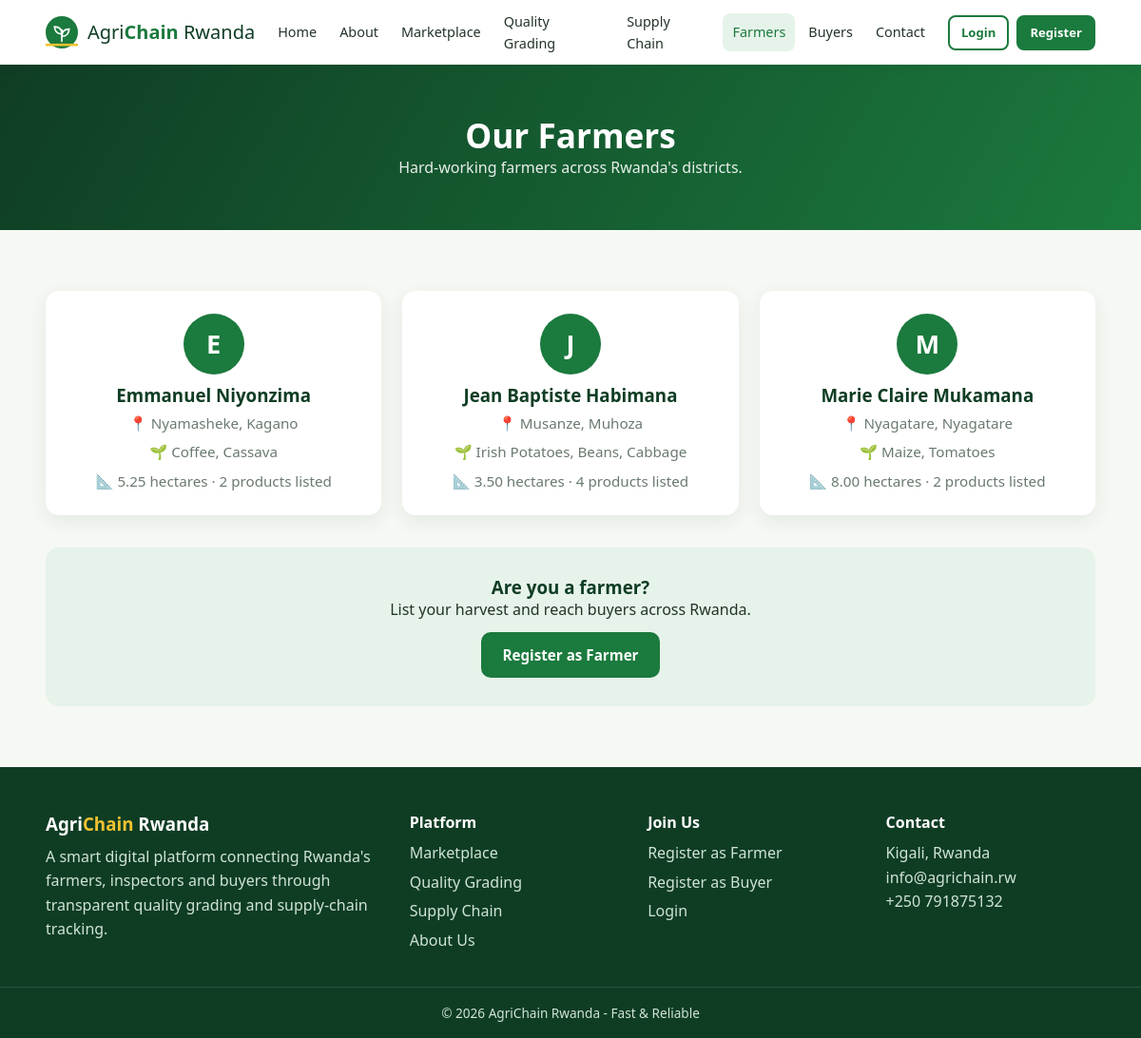
The app's page /farmers.php with its own data.
### tables this page shows
CREATE TABLE farmers (
    id INT AUTO_INCREMENT PRIMARY KEY,
    user_id INT NOT NULL UNIQUE,
    location_id INT NOT NULL,
    farm_location VARCHAR(150) NOT NULL,
    main_products VARCHAR(200) NOT NULL,
    farm_size_ha DECIMAL(8,2) NOT NULL DEFAULT 0.00,
    created_at TIMESTAMP NOT NULL DEFAULT CURRENT_TIMESTAMP,
    FOREIGN KEY (user_id) REFERENCES users(id) ON DELETE CASCADE,
    FOREIGN KEY (location_id) REFERENCES locations(id)
);

CREATE TABLE users (
    id INT AUTO_INCREMENT PRIMARY KEY,
    full_name VARCHAR(120) NOT NULL,
    email VARCHAR(120) NOT NULL UNIQUE,
    phone VARCHAR(20) NOT NULL,
    password VARCHAR(255) NOT NULL,
    role ENUM('admin','farmer','buyer','inspector') NOT NULL,
    status ENUM('active','inactive') NOT NULL DEFAULT 'active',
    created_at TIMESTAMP NOT NULL DEFAULT CURRENT_TIMESTAMP
);

CREATE TABLE locations (
    id INT AUTO_INCREMENT PRIMARY KEY,
    province VARCHAR(50) NOT NULL,
    district VARCHAR(80) NOT NULL,
    sector   VARCHAR(80) NOT NULL,
    UNIQUE KEY unique_location (district, sector)
);

### includes/functions.php (called while the page is built, shortened)
<?php
function db_all($sql, $types = '', $params = []) {
    global $conn;
    $st = $conn->prepare($sql);
    $st->execute();
    $res = $st->get_result();
    return $res ? $res->fetch_all(MYSQLI_ASSOC) : [];
}
function e($v) { return htmlspecialchars((string)$v, ENT_QUOTES, 'UTF-8'); }
function url($path = '') { return BASE_URL . ltrim($path, '/'); }

### includes/auth.php (called while the page is built, shortened)
<?php
require_once __DIR__ . '/../config/database.php';
require_once __DIR__ . '/functions.php';
function is_logged_in() { return isset($_SESSION['user']); }

### farmers.php (the view)
<?php
$page_title = 'Farmers'; $active = 'farmers';
require_once __DIR__ . '/includes/header.php';
$farmers = db_all("SELECT f.*, u.full_name, l.district, l.sector, (SELECT COUNT(*) FROM products p WHERE p.farmer_id=f.id) AS total_products
                   FROM farmers f JOIN users u ON f.user_id=u.id JOIN locations l ON f.location_id=l.id WHERE u.status='active' ORDER BY u.full_name");
?>
<section class="page-banner"><div class="container"><h1>Our Farmers</h1><p>Hard-working farmers across Rwanda's districts.</p></div></section>
<section class="section"><div class="container">
  <div class="card-grid">
    <?php foreach ($farmers as $f): ?>
      <div class="info-card person-card">
        <div class="avatar"><?= e(strtoupper(substr($f['full_name'], 0, 1))) ?></div>
        <h3><?= e($f['full_name']) ?></h3>
        <p>📍 <?= e($f['district'] . ', ' . $f['sector']) ?></p>
        <p>🌱 <?= e($f['main_products']) ?></p>
        <p>📐 <?= e($f['farm_size_ha']) ?> hectares &middot; <?= $f['total_products'] ?> products listed</p>
      </div>
    <?php endforeach; ?>
  </div>
  <div class="cta-box"><h3>Are you a farmer?</h3><p>List your harvest and reach buyers across Rwanda.</p><a href="<?= url('register.php?role=farmer') ?>" class="btn">Register as Farmer</a></div>
</div></section>
<?php require_once __DIR__ . '/includes/footer.php'; ?>

### includes/header.php (shortened to what this page needs)
<?php
require_once __DIR__ . '/auth.php';
$active = $active ?? '';
?>
<!DOCTYPE html>
<html lang="en">
<head>
<link rel="stylesheet" href="<?= url('css/style.css') ?>">
</head>
<body>
<?php include __DIR__ . '/navbar.php'; ?>

### includes/navbar.php (shortened to what this page needs)
<?php
$links = ['index' => ['Home', 'index.php'], 'about' => ['About', 'about.php'], 'marketplace' => ['Marketplace', 'marketplace.php'],
          'quality' => ['Quality Grading', 'quality.php'], 'supply' => ['Supply Chain', 'supply-chain.php'],
          'farmers' => ['Farmers', 'farmers.php'], 'buyers' => ['Buyers', 'buyers.php'], 'contact' => ['Contact', 'contact.php']];
?>
<header class="navbar">
  <div class="container nav-inner">
    <a href="<?= url('index.php') ?>" class="logo">
      <span>Agri<b>Chain</b> Rwanda</span>
    </a>
    <nav class="nav-menu" id="navMenu">
      <?php foreach ($links as $key => $l): ?>
        <a href="<?= url($l[1]) ?>" class="<?= $active === $key ? 'active' : '' ?>"><?= $l[0] ?></a>
      <?php endforeach; ?>
      <div class="nav-auth">
        <?php if (is_logged_in()): ?>
          <a href="<?= url(dashboard_url(user()['role'])) ?>" class="btn btn-sm">My Dashboard</a>
          <a href="<?= url('logout.php') ?>" class="btn btn-sm btn-outline">Logout</a>
        <?php else: ?>
          <a href="<?= url('login.php') ?>" class="btn btn-sm btn-outline">Login</a>
          <a href="<?= url('register.php') ?>" class="btn btn-sm">Register</a>
        <?php endif; ?>
      </div>
    </nav>
  </div>
</header>

### includes/footer.php (shortened to what this page needs)
<footer class="footer">
  <div class="container footer-grid">
    <div>
      <h3>Agri<span>Chain</span> Rwanda</h3>
      <p>A smart digital platform connecting Rwanda's farmers, inspectors and buyers through transparent quality grading and supply-chain tracking.</p>
    </div>
    <div>
      <h4>Platform</h4>
      <a href="<?= url('marketplace.php') ?>">Marketplace</a>
      <a href="<?= url('quality.php') ?>">Quality Grading</a>
      <a href="<?= url('supply-chain.php') ?>">Supply Chain</a>
      <a href="<?= url('about.php') ?>">About Us</a>
    </div>
    <div>
      <h4>Join Us</h4>
      <a href="<?= url('register.php?role=farmer') ?>">Register as Farmer</a>
      <a href="<?= url('register.php?role=buyer') ?>">Register as Buyer</a>
      <a href="<?= url('login.php') ?>">Login</a>
    </div>
    <div>
      <h4>Contact</h4>
      <p>Kigali, Rwanda<br>info@agrichain.rw<br>+250 791875132</p>
    </div>
  </div>
  <div class="footer-bottom">&copy; <?= date('Y') ?> AgriChain Rwanda - Fast & Reliable</div>
</footer>
</body>
</html>

### css/style.css (style rules this page uses)
:root { --green:#1b7a3d; --green-dark:#0f3d24; --green-mid:#2f9e57; --green-light:#e6f3ea; --gold:#f2c230; --blue:#1d6fb8; --bg:#f6f8f3; --white:#fff; --text:#233328; --muted:#6a7a6f; --border:#dde6dc; --danger:#c0392b; --radius:14px; --shadow:0 6px 20px rgba(15,61,36,.08); }
* { box-sizing:border-box;margin:0;padding:0 }
html { scroll-behavior:smooth }
body { font-family:'Segoe UI',system-ui,-apple-system,Roboto,Arial,sans-serif;background:var(--bg);color:var(--text);line-height:1.6 }
a { color:var(--green);text-decoration:none }
h1,h2,h3,h4 { line-height:1.25;color:var(--green-dark) }
.container { width:min(1180px,92%);margin:auto }
.section { padding:64px 0 }
.btn { display:inline-block;background:var(--green);color:#fff;border:2px solid var(--green);padding:10px 20px;border-radius:10px;font-weight:600;font-size:.95rem;cursor:pointer;transition:.2s;text-align:center;font-family:inherit }
.btn-sm { padding:6px 12px;font-size:.82rem;border-radius:8px }
.btn-outline { background:transparent;color:var(--green) }
.navbar { background:#fff;box-shadow:0 2px 12px rgba(0,0,0,.07);position:sticky;top:0;z-index:50 }
.nav-inner { display:flex;align-items:center;justify-content:space-between;min-height:68px;gap:14px }
.logo { display:flex;align-items:center;gap:10px;font-size:1.25rem;color:var(--green-dark);font-weight:500;white-space:nowrap }
.logo b { color:var(--green) }
.nav-menu { display:flex;align-items:center;gap:4px }
.nav-menu>a { padding:8px 10px;border-radius:8px;color:var(--text);font-weight:500;font-size:.9rem }
.nav-menu>a:hover,.nav-menu>a.active { background:var(--green-light);color:var(--green) }
.nav-auth { display:flex;gap:8px;margin-left:10px }
.page-banner { background:linear-gradient(120deg,var(--green-dark),var(--green));color:#fff;padding:52px 0;text-align:center }
.page-banner h1 { color:#fff;font-size:2.2rem }
.page-banner p { opacity:.9 }
.card-grid { display:grid;grid-template-columns:repeat(auto-fit,minmax(260px,1fr));gap:22px }
.info-card { background:#fff;border-radius:var(--radius);padding:24px;box-shadow:var(--shadow);transition:.25s }
.info-card p { color:var(--muted);margin-top:6px;font-size:.95rem }
.person-card { text-align:center }
.avatar { width:64px;height:64px;border-radius:50%;background:var(--green);color:#fff;font-size:1.7rem;font-weight:700;display:flex;align-items:center;justify-content:center;margin:0 auto 10px }
.cta-box { background:var(--green-light);border-radius:var(--radius);text-align:center;padding:30px;margin-top:34px }
.cta-box .btn { margin-top:10px }
.footer { background:var(--green-dark);color:#cfe4d5;padding-top:48px }
.footer-grid { display:grid;grid-template-columns:1.6fr 1fr 1fr 1fr;gap:30px;padding-bottom:30px }
.footer h3,.footer h4 { color:#fff;margin-bottom:10px }
.footer h3 span { color:var(--gold) }
.footer a { display:block;color:#cfe4d5;margin:5px 0 }
.footer-bottom { border-top:1px solid rgba(255,255,255,.12);text-align:center;padding:16px;font-size:.85rem }

### records on screen
farmers: user.full_name "E", user.full_name "Emmanuel Niyonzima", location.sector "Nyamasheke, Kagano", main_products "Coffee, Cassava", farm_size_ha "5.25", total_products "2"
farmers: user.full_name "J", user.full_name "Jean Baptiste Habimana", location.sector "Musanze, Muhoza", main_products "Irish Potatoes, Beans, Cabbage", farm_size_ha "3.50", total_products "4"
farmers: user.full_name "M", user.full_name "Marie Claire Mukamana", location.sector "Nyagatare, Nyagatare", main_products "Maize, Tomatoes", farm_size_ha "8.00", total_products "2"

### other values on screen
$l[0] "Home"
$l[0] "About"
$l[0] "Marketplace"
$l[0] "Quality Grading"
$l[0] "Supply Chain"
$l[0] "Farmers"
$l[0] "Buyers"
$l[0] "Contact"
